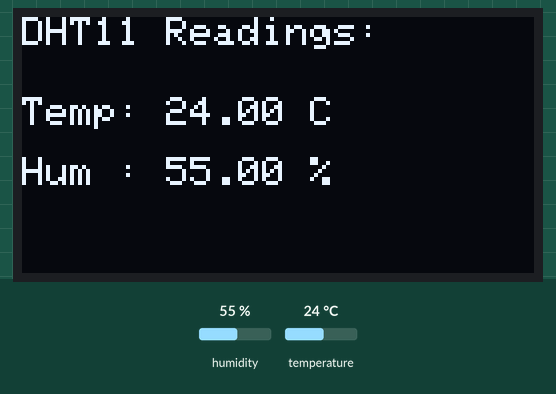
This sketch was run on a simulated ESP8266 (NodeMCU). Shown: 128×64 one-colour display. Inputs (shaded band) come from the test bench; at power-on: humidity 55 %, temperature 24 °C. WiFi joins after 1.5 s; servers stay silent unless stated; what the sketch prints to the serial monitor is not drawn.

Above: at 3.0 s.
3.1 s: humidity set to 22 %
At 4.6 s:
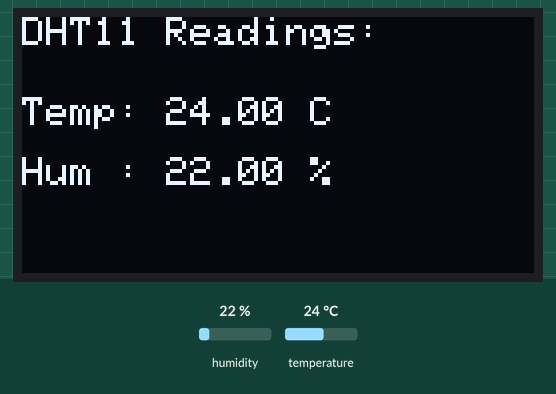
5.8 s: temperature set to 12 °C
At 6.8 s:
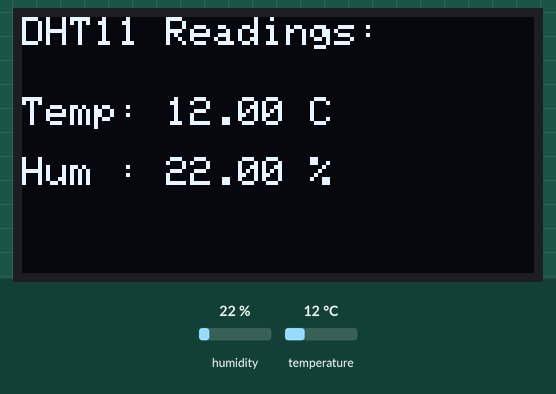
8.5 s: humidity set to 40 %
At 11.1 s:
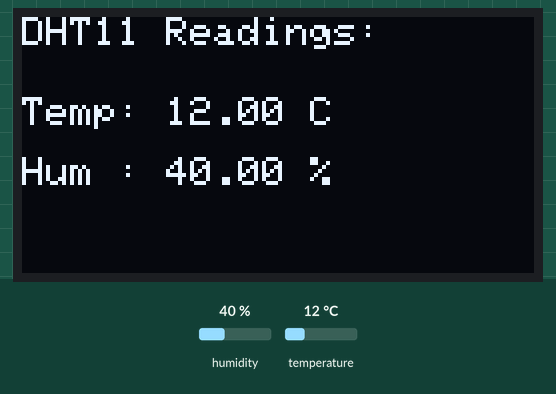
11.5 s: temperature set to 19 °C
Timing chart, 0 to 14.5 s (numbered marks = the images above; inputs shaded):
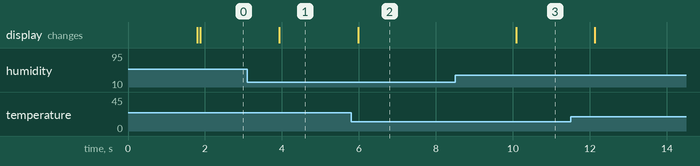

Measured:
- after the input at 3.1 s, the display: changes after 0.83 s (image 1)
- after the input at 5.8 s, the display: changes after 0.18 s (image 2)
- after the input at 8.5 s, the display: changes after 1.6 s (image 3)

The sketch:

Arduino_code.ino
```cpp
#define BLYNK_TEMPLATE_ID "TMPL3mehqGMMa"
#define BLYNK_TEMPLATE_NAME "monitoring"
#define BLYNK_AUTH_TOKEN "9_Gw4FAJbE1CSfXNp6W5OtER7rKMTs1U"
#include <ESP8266WiFi.h>
#include <BlynkSimpleEsp8266.h>
#include <Wire.h>
#include <Adafruit_GFX.h>
#include <Adafruit_SSD1306.h>
#include <DHT.h>

#define SCREEN_WIDTH 128
#define SCREEN_HEIGHT 64
#define OLED_RESET    -1
Adafruit_SSD1306 display(SCREEN_WIDTH, SCREEN_HEIGHT, &Wire, OLED_RESET);

#define DHTPIN D0
#define DHTTYPE DHT11
DHT dht(DHTPIN, DHTTYPE);

char ssid[] = "chill";
char pass[] = "987654321";

void setup() {
  Serial.begin(115200);
  Blynk.begin(BLYNK_AUTH_TOKEN, ssid, pass);

  dht.begin();
  if (!display.begin(SSD1306_SWITCHCAPVCC, 0x3C)) {
    Serial.println("OLED failed");
    while (1);
  }

  display.clearDisplay();
  display.setTextSize(1);
  display.setTextColor(SSD1306_WHITE);
}

void loop() {
  Blynk.run();

  float temperature;
  temperature = dht.readTemperature();
  float humidity = dht.readHumidity();
  Serial.print("Temp: ");
  Serial.print(temperature);
  Serial.print(" C | Hum: ");
  Serial.print(humidity);
  Serial.println(" %");
  Blynk.virtualWrite(V0, temperature); // Temperature to V0
  Blynk.virtualWrite(V1, humidity);    // Humidity to V1
  display.clearDisplay();
  display.setCursor(0, 0);
  display.println("DHT11 Readings:");
  display.setCursor(0, 20);
  display.print("Temp: ");
  display.print(temperature);
  display.println(" C");
  display.setCursor(0, 35);
  display.print("Hum : ");
  display.print(humidity);
  display.println(" %");
  display.display();

  delay(2000);
}
```
